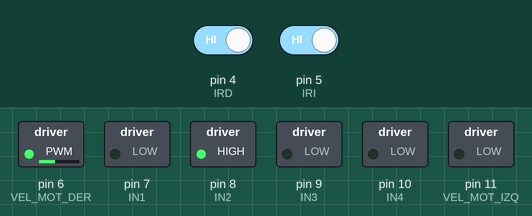
Bench run of a sketch on a simulated Arduino Uno, built with avr-gcc and run on an emulated ATmega328P. On the bench: switched loads named in the sketch (green lamp = pin HIGH). The test bench sets the inputs (shaded band); at power-on: pin 4 (IRD) HIGH, pin 5 (IRI) HIGH.

Above: at 1.2 s.
1.3 s: pin 4 (IRD) driven LOW
At 2.3 s:
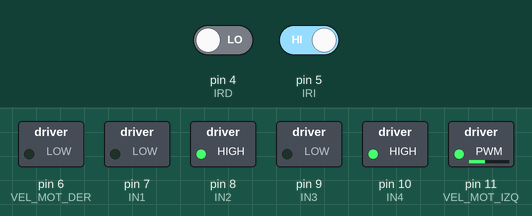
2.8 s: pin 5 (IRI) driven LOW
At 3.4 s:
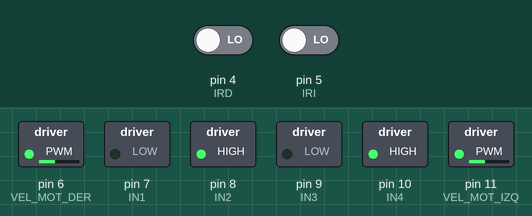
4.3 s: pin 4 (IRD) driven HIGH
At 4.6 s:
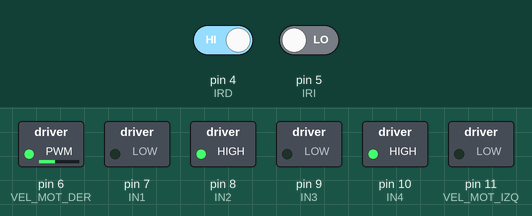
Timing chart, 0 to 7.3 s (numbered marks = the images above; inputs shaded):
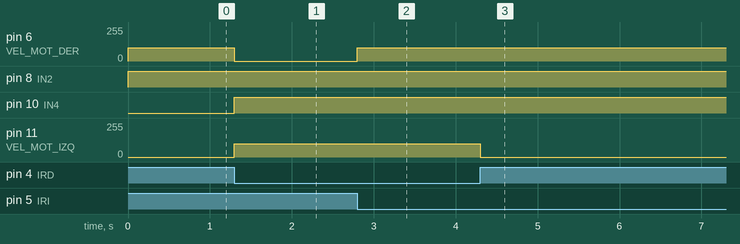

Measured:
- after the input at 1.3 s, pin 6 (VEL_MOT_DER): 100/255 → 0/255 at once; pin 10 (IN4): LOW → HIGH at once; pin 11 (VEL_MOT_IZQ): 0/255 → 100/255 at once
- after the input at 2.8 s, pin 6 (VEL_MOT_DER): 0/255 → 100/255 at once
- after the input at 4.3 s, pin 11 (VEL_MOT_IZQ): 100/255 → 0/255 at once

The sketch:

sigue_lineas.ino
```cpp
#define VEL_MOT_DER 6
#define IN1 7
#define IN2 8
#define IN3 9
#define IN4 10
#define VEL_MOT_IZQ 11
#define IRD 4
#define IRI 5
#define DER true
#define IZQ false
#define DETECTO true
#define NO_DETECTO false
#define VEL 100

void setup() {
  Serial.begin(9600);
  pinMode(VEL_MOT_IZQ,OUTPUT);
  pinMode(IN1,OUTPUT);
  pinMode(IN2,OUTPUT);
  pinMode(IN3,OUTPUT);
  pinMode(IN4,OUTPUT);
  pinMode(VEL_MOT_DER,OUTPUT);
  pinMode(IRD, INPUT);
  pinMode(IRI, INPUT);
}

void avanzar(){
  analogWrite(VEL_MOT_IZQ,VEL);
  analogWrite(VEL_MOT_DER,VEL);
  digitalWrite(IN1,LOW);
  digitalWrite(IN2,HIGH);
  digitalWrite(IN3,LOW);
  digitalWrite(IN4,HIGH);
}

void retroceder(){
  analogWrite(VEL_MOT_IZQ,VEL);
  analogWrite(VEL_MOT_DER,VEL);
  digitalWrite(IN1,HIGH);
  digitalWrite(IN2,LOW);
  digitalWrite(IN3,HIGH);
  digitalWrite(IN4,LOW);
}

void girar_robot (bool sentido){
  if(sentido==IZQ){
    analogWrite(VEL_MOT_IZQ,0);
    analogWrite(VEL_MOT_DER,VEL);
    digitalWrite(IN1,LOW);
    digitalWrite(IN2,HIGH);
  }
  else{
    analogWrite(VEL_MOT_IZQ,VEL);
    analogWrite(VEL_MOT_DER,0);
    digitalWrite(IN3,LOW);
    digitalWrite(IN4,HIGH);
  }
}

void frenar(){
  analogWrite(VEL_MOT_DER,0);
  analogWrite(VEL_MOT_IZQ,0);
}

void loop(){
  bool lect_I = digitalRead(IRI);
  bool lect_D = digitalRead(IRD);
  if (!lect_D & !lect_I){
    avanzar();
  }
  else if (lect_D){
    girar_robot(IZQ);
  }
  else{
    girar_robot(DER);
  }
}
```
